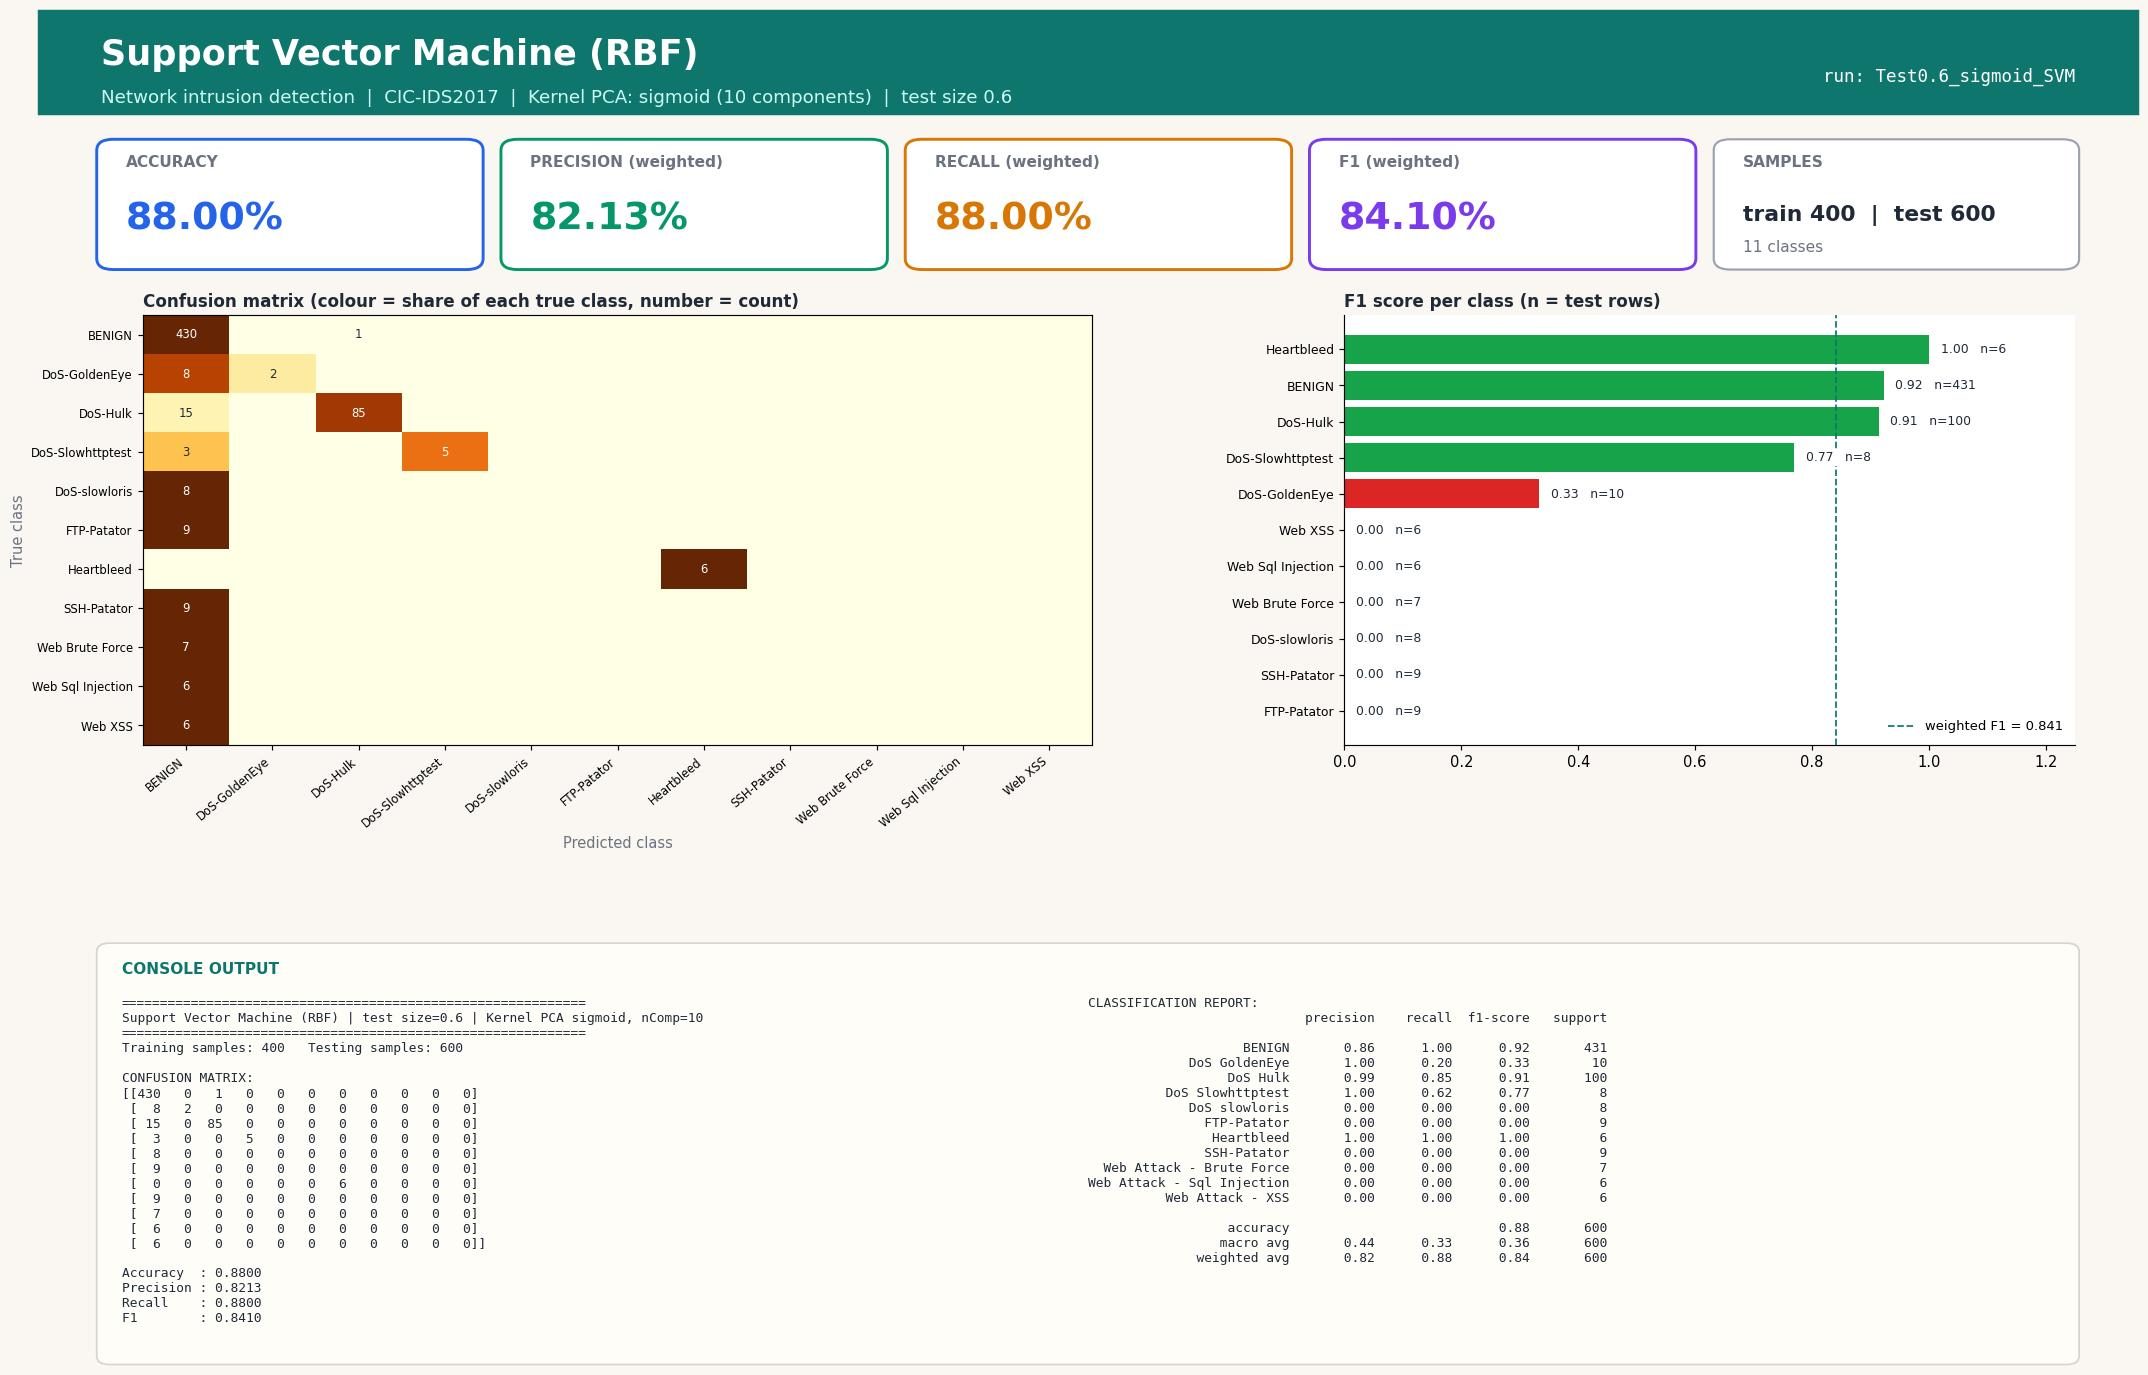

Here is the Python script that generated this plot:
#!/usr/bin/env python3
"""Support Vector Machine (RBF) | Test size 0.6 | Kernel PCA kernel=sigmoid, n_components=10
CIC-IDS2017 (Tue+Wed+Thu-morning) 1000-row stratified sample.
Run in any IDE (Spyder / VS Code / PyCharm / Jupyter): open the file and press Run, no arguments needed.
Saves next to this file: 'Test0.6_sigmoid_SVM.jpg' - one image with the console output (confusion matrix, metrics, classification report) plus charts."""
import json, os
import numpy as np
import matplotlib.pyplot as plt
from sklearn.decomposition import KernelPCA
from sklearn.svm import SVC
from sklearn.metrics import (accuracy_score, classification_report, confusion_matrix,
                             f1_score, precision_score, recall_score)
from sklearn.model_selection import train_test_split
from sklearn.preprocessing import StandardScaler

TEST_SIZE, KERNEL, N_COMP, ALG, ALG_NAME = 0.6, "sigmoid", 10, "SVM", "Support Vector Machine (RBF)"
try:
    HERE = os.path.dirname(os.path.abspath(__file__))
except NameError:                      # Jupyter / interactive console
    HERE = os.getcwd()
def _find_root():                      # folder that contains data/sample.npz (works from any working directory)
    for p in (HERE, os.path.join(HERE, ".."), os.path.join(HERE, "..", ".."), os.getcwd()):
        if os.path.exists(os.path.join(p, "data", "sample.npz")):
            return os.path.abspath(p)
    raise FileNotFoundError("data/sample.npz not found - run prepare_data.py or keep the repo folder structure")
ROOT = _find_root()
tag = f"Test{TEST_SIZE}_{KERNEL}_{ALG}"

# 1. LOAD cached, cleaned sample (see prepare_data.py)
d = np.load(os.path.join(ROOT, "data", "sample.npz"), allow_pickle=True)
X, y, class_names = d["X"], d["y"], [str(c).replace("�", "-") for c in d["classes"]]

# 2. SPLIT
X_train, X_test, y_train, y_test = train_test_split(
    X, y, test_size=TEST_SIZE, random_state=42, stratify=y)

# 3. SCALE (fit on train only)
scaler = StandardScaler()
X_train = scaler.fit_transform(X_train); X_test = scaler.transform(X_test)

# 4. DIMENSIONALITY REDUCTION: Kernel PCA (fit on train only; gamma = sklearn default 1/n_features)
kpca = KernelPCA(n_components=N_COMP, kernel=KERNEL, random_state=0)
X_train = kpca.fit_transform(X_train); X_test = kpca.transform(X_test)

# 5. CLASSIFIER
classifier = SVC(kernel="rbf", C=1.0, gamma="scale", random_state=0)
classifier.fit(X_train, y_train)
y_pred = classifier.predict(X_test)

# 6. METRICS
labels = np.arange(len(class_names))
cm = confusion_matrix(y_test, y_pred, labels=labels)
res = dict(test_size=TEST_SIZE, kernel=KERNEL, n_components=N_COMP, algorithm=ALG, model=ALG_NAME,
           n_train=int(len(y_train)), n_test=int(len(y_test)),
           accuracy=accuracy_score(y_test, y_pred),
           precision=precision_score(y_test, y_pred, average="weighted", zero_division=0),
           recall=recall_score(y_test, y_pred, average="weighted", zero_division=0),
           f1=f1_score(y_test, y_pred, average="weighted", zero_division=0))
report = classification_report(y_test, y_pred, labels=labels, target_names=class_names, zero_division=0)
lines = ["=" * 60, f"{ALG_NAME} | test size={TEST_SIZE} | Kernel PCA {KERNEL}, nComp={N_COMP}", "=" * 60,
         f"Training samples: {len(y_train)}   Testing samples: {len(y_test)}", "", "CONFUSION MATRIX:", np.array2string(cm), ""]
for k in ("accuracy", "precision", "recall", "f1"): lines.append(f"{k.capitalize():10s}: {res[k]:.4f}")
lines += ["", "CLASSIFICATION REPORT:", report]
console_output = "\n".join(lines); print(console_output)

# 7. VISUAL OUTPUT: ONE report-style image (banner, KPI cards, charts, console output) - real results only
from matplotlib.patches import FancyBboxPatch, Rectangle
short = [c.replace("Web Attack - ", "Web ").replace("DoS ", "DoS-") for c in class_names]
rep = classification_report(y_test, y_pred, labels=labels, target_names=class_names, zero_division=0, output_dict=True)
cmn = cm / np.maximum(cm.sum(axis=1, keepdims=True), 1)          # row-normalised = per-class recall
INK, MUTED, BG, ACC = "#1f2937", "#6b7280", "#faf7f2", "#0f766e"
fig = plt.figure(figsize=(20, 13.2), dpi=105, facecolor=BG)
fig.add_artist(Rectangle((0, 0.925), 1, 0.075, transform=fig.transFigure, color=ACC, zorder=0))
fig.text(0.03, 0.968, f"{ALG_NAME}", fontsize=24, fontweight="bold", color="white", va="center")
fig.text(0.03, 0.937, f"Network intrusion detection  |  CIC-IDS2017  |  Kernel PCA: {KERNEL} ({N_COMP} components)  |  test size {TEST_SIZE}",
         fontsize=12.5, color="#ccfbf1", va="center")
fig.text(0.97, 0.952, f"run: {tag}", fontsize=12, color="white", ha="right", va="center", family="monospace")

# KPI cards
cards = [("ACCURACY", res["accuracy"], "#2563eb"), ("PRECISION (weighted)", res["precision"], "#059669"),
         ("RECALL (weighted)", res["recall"], "#d97706"), ("F1 (weighted)", res["f1"], "#7c3aed")]
for i, (lab, v, col) in enumerate(cards):
    x0 = 0.03 + i * 0.1925
    fig.add_artist(FancyBboxPatch((x0, 0.815), 0.18, 0.09, boxstyle="round,pad=0.002,rounding_size=0.008", transform=fig.transFigure,
                                  facecolor="white", edgecolor=col, linewidth=2))
    fig.text(x0 + 0.012, 0.887, lab, fontsize=10.5, color=MUTED, fontweight="bold")
    fig.text(x0 + 0.012, 0.842, f"{v * 100:.2f}%", fontsize=26, color=col, fontweight="bold")
fig.add_artist(FancyBboxPatch((0.80, 0.815), 0.17, 0.09, boxstyle="round,pad=0.002,rounding_size=0.008", transform=fig.transFigure,
                              facecolor="white", edgecolor="#9ca3af", linewidth=1.5))
fig.text(0.812, 0.887, "SAMPLES", fontsize=10.5, color=MUTED, fontweight="bold")
fig.text(0.812, 0.848, f"train {res['n_train']}  |  test {res['n_test']}", fontsize=15, color=INK, fontweight="bold")
fig.text(0.812, 0.826, f"{len(class_names)} classes", fontsize=10.5, color=MUTED)

gs = fig.add_gridspec(1, 2, left=0.05, right=0.97, top=0.78, bottom=0.47, wspace=0.30, width_ratios=[1.3, 1])
ax1 = fig.add_subplot(gs[0, 0]); ax2 = fig.add_subplot(gs[0, 1])
for ax in (ax1, ax2): ax.set_facecolor("white")
im = ax1.imshow(cmn, cmap="YlOrBr", vmin=0, vmax=1, aspect="auto")
ax1.set_xticks(labels); ax1.set_yticks(labels); ax1.set_xticklabels(short, rotation=40, ha="right", fontsize=8); ax1.set_yticklabels(short, fontsize=8)
ax1.set_title("Confusion matrix (colour = share of each true class, number = count)", loc="left", fontsize=11.5, color=INK, fontweight="bold")
ax1.set_xlabel("Predicted class", color=MUTED); ax1.set_ylabel("True class", color=MUTED)
for a_ in labels:
    for b_ in labels:
        if cm[a_, b_]: ax1.text(b_, a_, cm[a_, b_], ha="center", va="center", fontsize=8, color="white" if cmn[a_, b_] > 0.6 else INK)
f1s = [rep[c]["f1-score"] for c in class_names]; sup = [int(rep[c]["support"]) for c in class_names]
order = np.argsort(f1s)
cols = ["#dc2626" if f1s[i] < 0.34 else "#f59e0b" if f1s[i] < 0.67 else "#16a34a" for i in order]
ax2.barh(range(len(order)), [f1s[i] for i in order], color=cols)
ax2.set_yticks(range(len(order))); ax2.set_yticklabels([short[i] for i in order], fontsize=8.5); ax2.set_xlim(0, 1.25)
ax2.set_title("F1 score per class (n = test rows)", loc="left", fontsize=11.5, color=INK, fontweight="bold")
for k, i in enumerate(order): ax2.text(f1s[i] + 0.02, k, f"{f1s[i]:.2f}   n={sup[i]}", va="center", fontsize=8.5, color=INK, zorder=5, bbox=dict(facecolor="white", edgecolor="none", pad=1))
for sp in ("top", "right"): ax2.spines[sp].set_visible(False)
ax2.axvline(res["f1"], color=ACC, ls="--", lw=1.2, label=f"weighted F1 = {res['f1']:.3f}"); ax2.legend(loc="lower right", fontsize=9, frameon=False)

# console output panel (same text that is printed to the console)
fig.add_artist(FancyBboxPatch((0.03, 0.025), 0.94, 0.30, boxstyle="round,pad=0.002,rounding_size=0.006", transform=fig.transFigure,
                              facecolor="#fffdf8", edgecolor="#d6d3d1", linewidth=1.2))
fig.text(0.04, 0.305, "CONSOLE OUTPUT", fontsize=10.5, color=ACC, fontweight="bold")
split_at = lines.index("CLASSIFICATION REPORT:")
fig.text(0.04, 0.288, "\n".join(lines[:split_at]), family="monospace", fontsize=8.8, color=INK, va="top")
fig.text(0.50, 0.288, "\n".join(lines[split_at:]), family="monospace", fontsize=8.8, color=INK, va="top")
plt.savefig(os.path.join(HERE, tag + ".jpg"), format="jpg", bbox_inches="tight", facecolor=BG)
if os.environ.get("ACN_NO_SHOW") != "1": plt.show()   # IDEs display the image; run_all.py disables this
plt.close()

os.makedirs(os.path.join(ROOT, "results", "json"), exist_ok=True)
with open(os.path.join(ROOT, "results", "json", tag + ".json"), "w") as f: json.dump(res, f)
